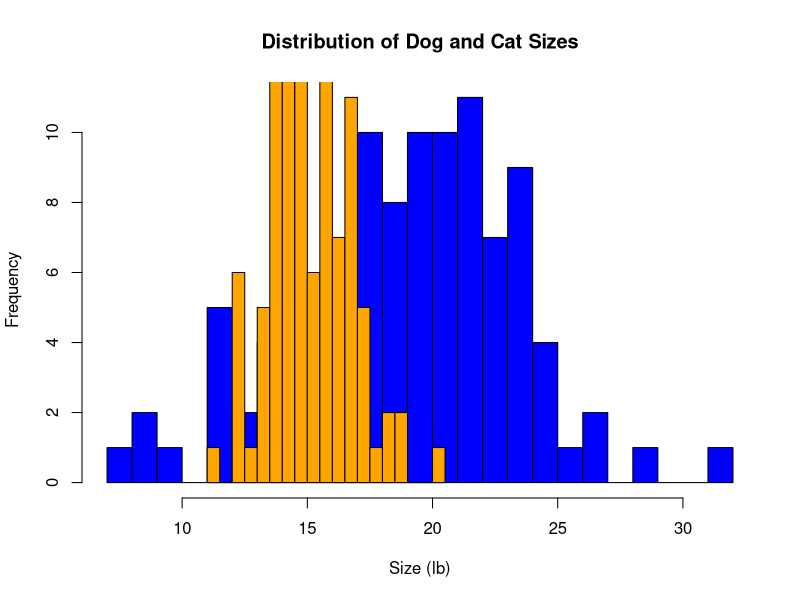
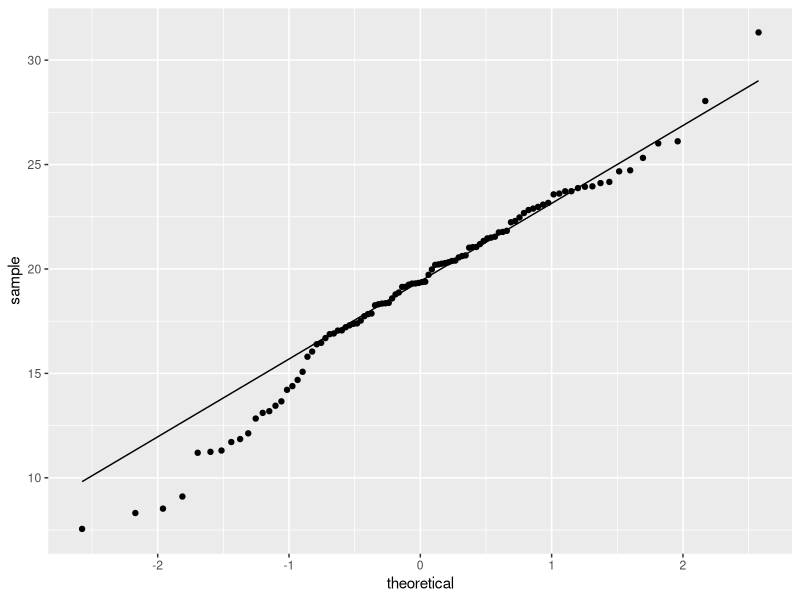
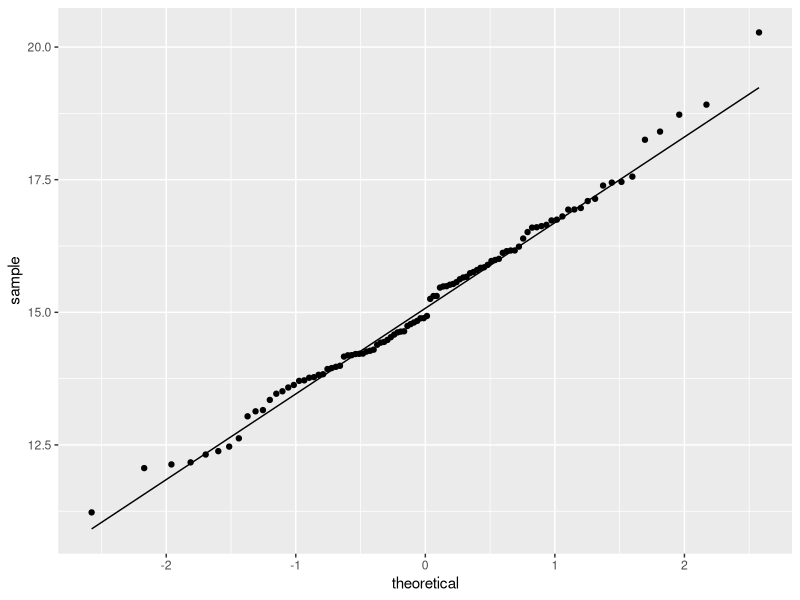

The R script that drew these images, in order:
## ---- chunk 1
knitr::opts_chunk$set(echo = TRUE)
knitr::opts_chunk$set(warning = FALSE, message = FALSE) 
## ---- chunk 2
# Installing and loading libraries 
library(tidyverse)
library(dplyr)
library(ggplot2)
library(car)
## ---- chunk 3
#nothing is ever truly random when "randomly" generated on a computer - always pseudo random
#set.seed(124) #can be used to get the same "random" sample consistently 
dog_mu = 20
dog_sigma = 5
dog_sample = rnorm(100,dog_mu,dog_sigma)
cat_mu = 15
cat_sigma = 2
cat_sample = rnorm(100,cat_mu,cat_sigma)

#random R tip #1: to view any variable, highlight it and Cmd+enter/Ctrl+enter 

## ---- chunk 4
#visualizing data 
hist_dog <- hist(dog_sample,
main="Distribution of Dog Sizes",
xlab="Size",
col="blue",
alpha = 0.6, 
freq=FALSE,
breaks = 20,
plot = FALSE
)
hist_cat <- hist(cat_sample,
main="Distribution of Cat Sizes",
xlab="Size",
col="orange",
alpha = 0.4, 
freq=FALSE,
breaks = 20,
plot = FALSE
)

# plot two distributions together
plot(hist_dog, col = "blue", xlab = "Size (lb)", main = "Distribution of Dog and Cat Sizes")
plot(hist_cat, col = "orange", add = TRUE)


#try other ways to visualize the data here 

## ---- chunk 5
#summarizing our data  
dog_mean <- mean(dog_sample)
dog_sd <- sd(dog_sample)

cat_mean <- mean(cat_sample)
cat_sd <- sd(cat_sample)
## ---- chunk 6
# Visualize normality with a Q-Q plot 
data_frame(val = dog_sample) %>%
          ggplot(., aes(sample = val)) + 
                geom_qq_line() + 
                geom_qq()
data_frame(val = cat_sample) %>%
          ggplot(., aes(sample = val)) + 
                geom_qq_line() + 
                geom_qq()

#Running the Shapiro-Wilk test for normality
shapiro.test(dog_sample)
shapiro.test(cat_sample)
## ---- chunk 7
#because Levene's test was written for data frames, we will have to wrangle our two vectors into a data frame to get in the required format before running Levene's test 
data_frame <- as.data.frame(cbind(dog_sample, cat_sample))
data_frame <- pivot_longer(data_frame, everything(), names_to = "variable", values_to = "value")
leveneTest(value ~ variable, data_frame)
#NOTE: a lot of the plots and other tests we ran above can be redone in a more efficient and elegant way with our data_frame. Give it a try! 
## ---- chunk 8
# Perform t-test here
t.test(dog_sample,cat_sample,var.equal = TRUE) #The Independent two sample t-test 
t.test(dog_sample,cat_sample,var.equal = FALSE) #The Welch's t-test for nonhomogeneity
